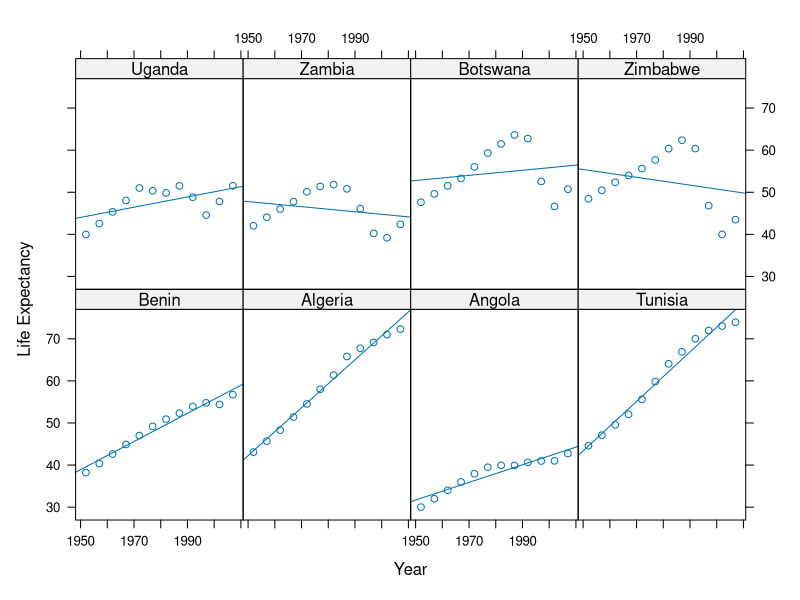
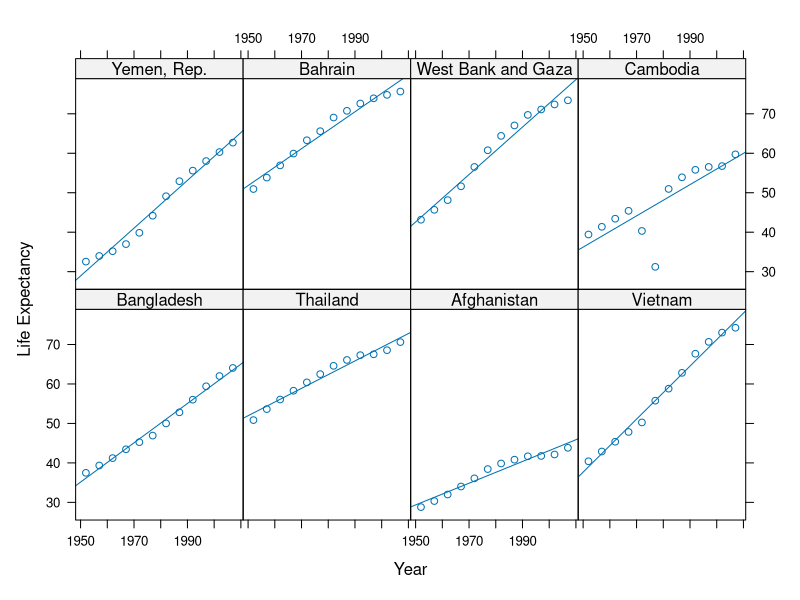
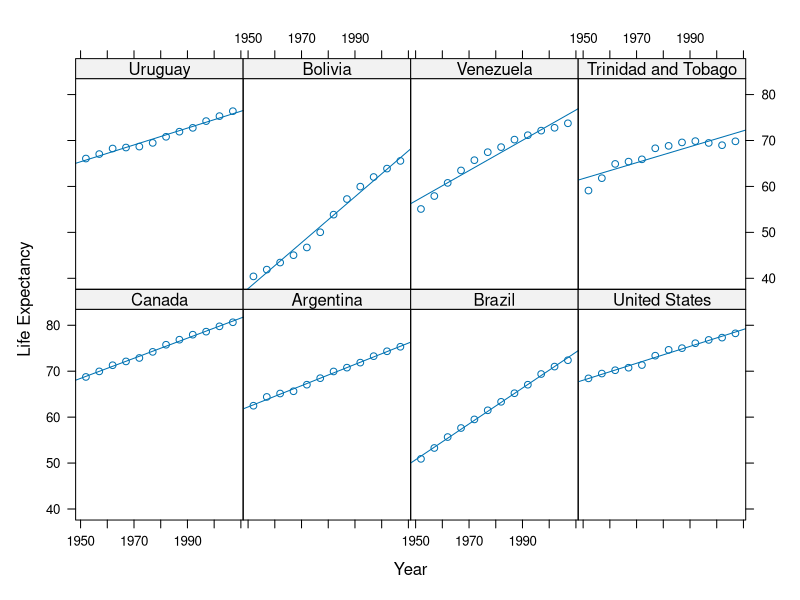
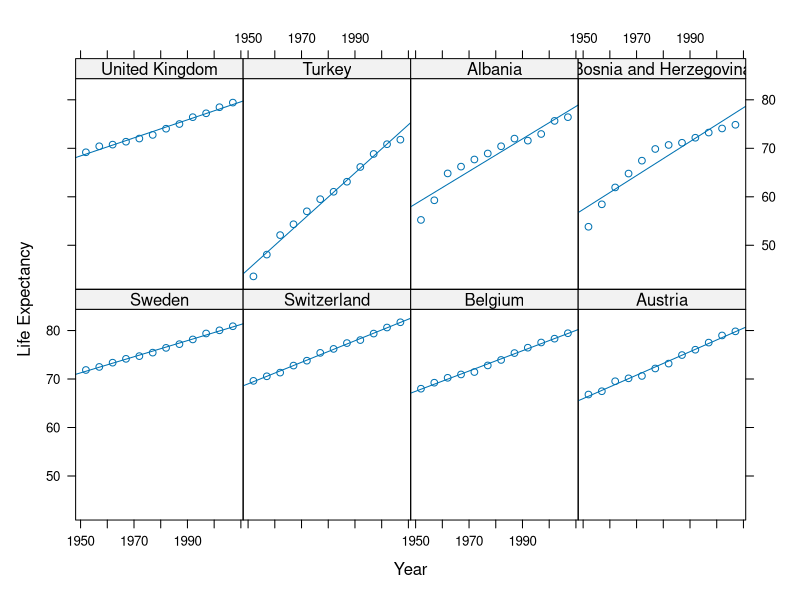

Here is the R script that generated these plots, in order:
library(lattice)
library(plyr)
library(ggplot2)

#Import the data, set the factors properly (trick shown to me by Sean Jewell)
iDat <- read.delim("GapMinderData_Sorted_ExtraVariables.tsv")
id  <- unique(iDat$continent)
iDat  <- within(iDat, continent  <- factor(as.character(continent),levels = id))

#Investigating to make sure it worked out
levels(iDat$continent)
head(iDat)
tail(iDat)

#Finding fits and coefficients using code modified from JB's data aggregation lecture.
yearMin <- min(iDat$year)
jFun <- function(x) {
  fit  <- lm(lifeExp ~ I(year - yearMin), x)
  estimates <- append(coef(fit),summary(fit)$sigma)
  names(estimates) <- c("intercept", "slope","sd_resid")
  return(estimates)
}

jCoefs <- ddply(iDat, ~ country + continent, jFun)

#Define best as the countries with the lowest residual standard error, i.e. lowest sd_resid
jCoefs<- arrange(jCoefs,continent,sd_resid)

#Create a data fame containing the fit details.
jCoefs <- ddply(iDat, ~country+continent, jFun)
jCoefs  <- arrange(jCoefs,continent)
write.table(jCoefs, "GapMinder_LifeExp_LinearFitDetails.tsv", quote = FALSE, sep = "\t", row.names=FALSE)

#For each continent, find the 4 best and 4 worst fits.
ExtremeCountries  <- jCoefs[-length(jCoefs[,1]):-1,]
for(con in levels(jCoefs$continent)){
n  <- length(subset(jCoefs, continent ==con)[,1])
ExtremeCountries <- rbind(ExtremeCountries,subset(jCoefs, continent ==con)[-(n-4):-5,])
}
#Check it out.
ExtremeCountries

#Save the Data and Fits for the Extreme Countries
write.table(ExtremeCountries, "GapMinder_LifeExp_LinearFitExtremes.tsv", quote = FALSE, sep = "\t", row.names=FALSE)

#Merge with more information so that we can generate better plots.
ExtremeCountriesbyYear  <- merge(ExtremeCountries,subset(iDat, country %in% ExtremeCountries$country))
ExtremeCountriesbyYear  <- within(ExtremeCountriesbyYear, country <- reorder(country, sd_resid))

#A loop which creates the desired plots.
PreFilename  <- "Facetted Scatter Plot of Life Expectancy Versus Year for Extreme Countries in"
for(con in levels(ExtremeCountriesbyYear$continent)){
  title  <- paste(PreFilename,con,"pdf",sep=".")
  pdf(title)
print(xyplot(lifeExp ~ year|country, subset(ExtremeCountriesbyYear,continent==con), type = c("p", "r"),ylab="Life Expectancy", xlab= "Year",layout=c(4,2)))
  dev.off()
}
